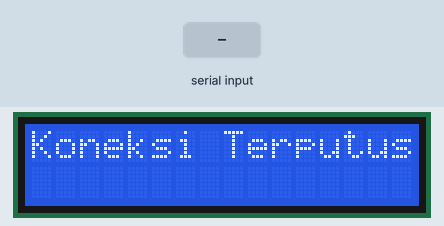
This sketch was run on a simulated Arduino Uno, built with avr-gcc and run on an emulated ATmega328P. On the bench: 16×2 character LCD. Inputs (shaded band) come from the test bench. What the sketch prints to the serial monitor is not drawn.

Above: at 1.2 s.
1.3 s: "90,45\n" received over the second serial link
At 2.5 s:
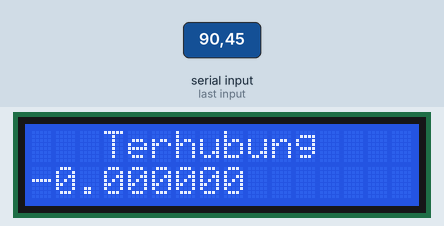
2.8 s: "F" received over the second serial link
Timing chart, 0 to 5.8 s (numbered marks = the images above; inputs shaded):
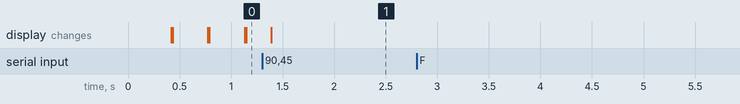

The sketch:

Terima_cepat_tinggi.ino
```cpp
#include <SoftwareSerial.h>
#include <Wire.h>
#include <LiquidCrystal_I2C.h>
#define RxPin 2
#define TxPin 3

SoftwareSerial radio (RxPin, TxPin);
LiquidCrystal_I2C lcd(0x27, 16, 2);

char datachar;
bool terima_data = false;
long timer;
float numerik;
float lintang, bujur, longitude, latitude;
int temperature, humidity, pressure, tinggi;

void setup() {
  Serial.begin(9600);
  radio.begin(1200);
  pinMode(RxPin, INPUT);
  pinMode(TxPin, OUTPUT);
  // initialize the LCD
  lcd.begin();
}

void loop() {
  if (radio.available() > 0) {
    datachar = radio.read();
    terima_data = true;
    timer = millis() + 3000;
    data_masuk();
    lcd.setCursor(3, 0);
    lcd.print("Terhubung");
  }
  else if (!radio.available() && millis() >= timer) {
    terima_data = false;
    Serial.println(" Koneksi Terputus ");
    lcd.setCursor(0, 0);
    lcd.print("Koneksi Terputus");
    delay(100);
    lcd.clear();
  }

  if (terima_data) {
    lcd.setCursor(0, 1);
    lcd.print("-");
    lcd.setCursor(1, 1);
    lcd.print(latitude, 6);

    Serial.print("-"); Serial.print(latitude, 6);
    Serial.print(",");
    Serial.print(longitude, 6);
    Serial.print(",");
    Serial.print(temperature);
    Serial.print(",");
    Serial.print(humidity);
    Serial.print(",");
    Serial.print(pressure);
    Serial.print(",");
    Serial.println(tinggi);

  }
  //  if (terima_data == true && millis() >= timer) {
  //    Serial.println(" Koneksi Terputus ");
  //    longitude = 0.000000;
  //    latitude = 0.000000;
  //    tinggi = 0;
  //    temperature = 0;
  //    humidity = 0;
  //    pressure = 0;
  //    delay(10);
  //  }
}
```

Coming.ino
```cpp
void data_masuk() {
  if (datachar == 'A')
  {
    while (datachar != 'B')
    {
      if (isdigit(datachar))
      {
        numerik = numerik * 10 + (datachar - '0');
      }
      datachar = radio.read();
      //      Serial.println(datachar);
    }
    lintang = numerik;
    latitude = lintang / 1000000;
    //    Serial.println(numerik);
    numerik = 0;
  }

  if (datachar == 'B')
  {
    while (datachar != 'C')
    {
      if (isdigit(datachar))
      {
        numerik = numerik * 10 + (datachar - '0');
      }
      datachar = radio.read();
    }
    bujur = numerik;
    longitude = bujur / 1000000;
    numerik = 0;
  }

  if (datachar == 'C')
  {
    while (datachar != 'D')
    {
      if (isdigit(datachar))
      {
        numerik = numerik * 10 + (datachar - '0');
      }
      datachar = radio.read();
    }
    tinggi = numerik;
    numerik = 0;
  }

  if (datachar == 'D')
  {
    while (datachar != 'E')
    {
      if (isdigit(datachar))
      {
        numerik = numerik * 10 + (datachar - '0');
      }
      datachar = radio.read();
    }
    humidity = numerik;
    numerik = 0;
  }

  if (datachar == 'E')
  {
    while (datachar != 'F')
    {
      if (isdigit(datachar))
      {
        numerik = numerik * 10 + (datachar - '0');
      }
      datachar = radio.read();
    }
    temperature = numerik;
    numerik = 0;
  }

  if (datachar == 'F')
  {
    while (datachar != 'G')
    {
      if (isdigit(datachar))
      {
        numerik = numerik * 10 + (datachar - '0');
      }
      datachar = radio.read();
    }
    pressure = numerik;
    numerik = 0;
  }
}
```

Measured:
- after the input at 1.3 s, the display: changes after 0.09 s (image 1)
- after the input at 2.8 s, every drawn part: stays the same
